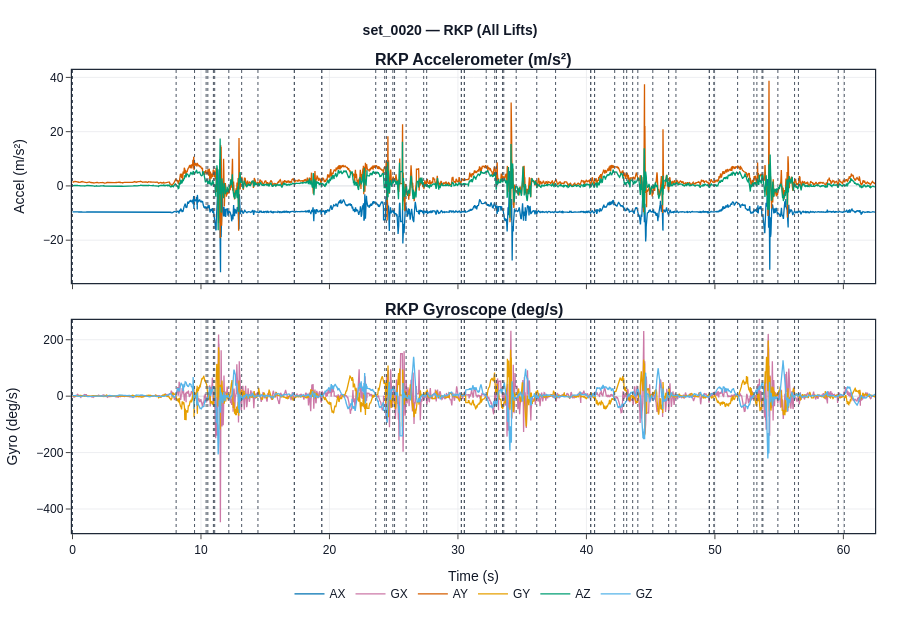

Source (notebook cell):
### Markdown cell above
### 📈 IMU Signal + Phase Markers Overlay

### Code cell
# @title 📈 IMU Signal + Phase Markers Overlay { display-mode: "form" }
from src.explorer import plot_set_imu_with_markers

sensor_code = "RKP" # @param ["RKP","RHD","REP","RSD","LKP","LHD","LEP","LSD","LHP","RHP","LS","RWD","RWP","RED","LWD","LWP","LED","LAD","LAP","LKD","LSP","RSP","US","RAD","RAP","RKD"]
lift_id = 0 # @param {type:"integer"}  # 0 = All Lifts

fig_imu = plot_set_imu_with_markers(
    set_data,
    sensor_code=sensor_code,
    lift_id=None if lift_id == 0 else lift_id,
)
fig_imu.show(config={"toImageButtonOptions": {"format": "png", "scale": 3}})
